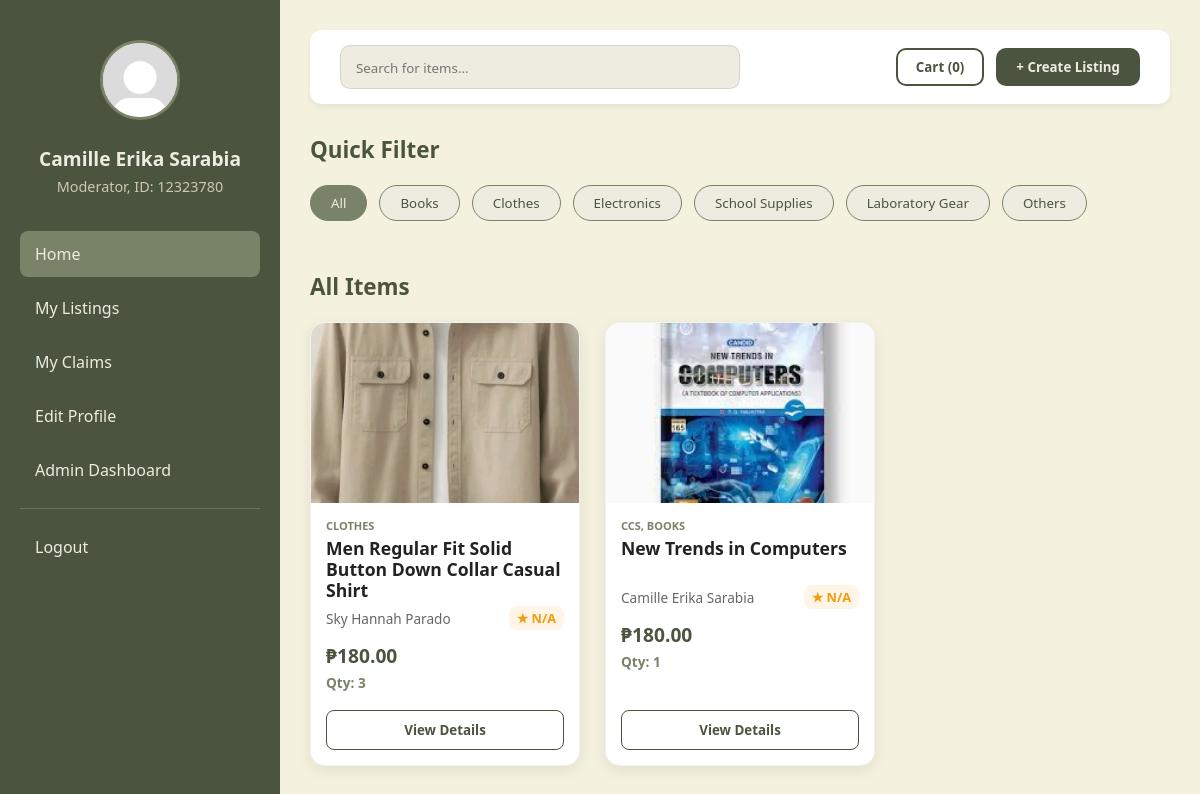
Screenshot of /home.php (signed in) with the database file from the repository.
### tables this page shows
CREATE TABLE `listings` (
  `listing_id` int NOT NULL,
  `seller_id` int NOT NULL,
  `product_name` varchar(150) NOT NULL,
  `description` text NOT NULL,
  `price` decimal(10,2) NOT NULL,
  `quantity` int NOT NULL DEFAULT '1',
  `category1_id` int NOT NULL,
  `category2_id` int DEFAULT NULL,
  `category3_id` int DEFAULT NULL,
  `status` enum('Available','Reserved','Sold') DEFAULT 'Available',
  `is_removed` tinyint(1) DEFAULT '0',
  `created_at` timestamp NULL DEFAULT CURRENT_TIMESTAMP,
  `updated_at` timestamp NULL DEFAULT CURRENT_TIMESTAMP ON UPDATE CURRENT_TIMESTAMP
);

### home.php (the view, shortened to what this page needs)
<?php
require 'db.php';
$dlsu_id_number = $_SESSION["dlsu_id_number"];
$first_name = $_SESSION["first_name"];
$last_name = $_SESSION["last_name"];
$full_name = trim($first_name . " " . $last_name);
$role = $_SESSION["role"];
$profile_pic = "images/" . $_SESSION["profile_picture"];
$admin_role_id = intval($_SESSION["admin_role_id"]);
$listings = [];
$listing_query = "SELECT l.listing_id, c1.category_name AS cat1, c2.category_name AS cat2, c3.category_name AS cat3,
                         l.product_name, CONCAT(u.first_name, ' ', u.last_name) AS full_name, IFNULL(ROUND(AVG(r.rating_value), 1), 0) AS avg_rating,
                         l.price, l.quantity, (SELECT image_path FROM listing_images WHERE listing_id = l.listing_id LIMIT 1) AS image_path
                  FROM listings l
                  LEFT JOIN users u ON u.user_id = l.seller_id
                  LEFT JOIN ratings r ON r.rated_user_id = u.user_id
                  LEFT JOIN categories c1 ON c1.category_id = l.category1_id
                  LEFT JOIN categories c2 ON c2.category_id = l.category2_id
                  LEFT JOIN categories c3 ON c3.category_id = l.category3_id
                  WHERE l.status = 'Available'
                  GROUP BY l.listing_id
                  ORDER BY l.created_at DESC";
$stmt = $conn->prepare($listing_query);
$stmt->execute();
$listing_result = $stmt->get_result();
if ($listing_result->num_rows > 0) {
    while ($listings_row = $listing_result->fetch_assoc()) {
        $listings[] = $listings_row;
    }
}
$cart_query = "SELECT COUNT(*) AS cart_total
               FROM cart
               WHERE buyer_id = ?";
$stmt = $conn->prepare($cart_query);
$stmt->bind_param("i", $user_id);
$stmt->execute();
$cart_result = $stmt->get_result();
if ($cart_result->num_rows > 0) {
    $cart_row = $cart_result->fetch_assoc();
}
?>
<!DOCTYPE html>
<html lang="en">
<head>
    <link rel="stylesheet" href="stylesheets/home.css" />
</head>
<body>
    <form action="home.php" method="post">
        <div class="dashboard-container">
            <aside class="sidebar">
                <div class="user-profile-section">
                    <img src="<?php echo $profile_pic; ?>" alt="Profile" class="nav-logo">
                    <div class="user-info-display">
                        <h2 class="user-name"><?php echo $full_name; ?></h2>
                        <p class="user-id"><?php echo "$role, ID: $dlsu_id_number"; ?></p>
                    </div>
                </div>
                <nav class="nav-menu">
                    <a href="home.php" class="active">Home</a>
                    <a href="mylistings.php">My Listings</a>
                    <a href="myclaims.php">My Claims</a>
                    <a href="editprofile.php">Edit Profile</a>
                    <?php if ($admin_role_id == 1 || $admin_role_id == 2): ?>
                        <a href="#">Admin Dashboard</a>
                    <?php endif; ?>
                    <hr class="nav-divider">
                    <a href="logout.php" class="logout-link">Logout</a>
                </nav>
            </aside>
            <main class="main-content">
                <header class="top-bar">
                    <div class="search-wrapper">
                        <input type="text" placeholder="Search for items...">
                    </div>
                    <div class="header-actions">
                        <button class="cart-btn" name="action" value="viewcart">Cart (<?php echo !empty($cart_row["cart_total"]) ? $cart_row["cart_total"] : 0; ?>)</button>
                        <button class="create-listing-btn" name="action" value="createlisting">+ Create Listing</button>
                    </div>
                </header>
                <section class="content-body">
                    <div class="section-container">
                        <h3 class="section-title">Quick Filter</h3>
                        <div class="category-scroll">
                            <button class="filter-chip active">All</button>
                            <button class="filter-chip">Books</button>
                            <button class="filter-chip">Clothes</button>
                            <button class="filter-chip">Electronics</button>
                            <button class="filter-chip">School Supplies</button>
                            <button class="filter-chip">Laboratory Gear</button>
                            <button class="filter-chip">Others</button>
                        </div>
                    </div>
                    <div class="section-container">
                        <h3 class="section-title">All Items</h3>
                        <div class="product-grid">
                            <?php foreach ($listings as $l): ?>
                                <a href="<?php echo "viewitem.php?listing_id=" . $l["listing_id"] ?>" class="cart-item-link">
                                    <div class="product-card">
                                        <?php if (!empty($l["image_path"])): ?>
                                            <img src="<?php echo $l["image_path"]; ?>" alt="Product Image" class="product-image">
                                        <?php else: ?>
                                            <div class="product-image-placeholder">No Image</div>
                                        <?php endif; ?>
                                        <div class="product-info">
                                            <?php
                                            $categories = [];
                                            if (!empty($l["cat1"])) $categories[] = $l["cat1"];
                                            if (!empty($l["cat2"])) $categories[] = $l["cat2"];
                                            $category_display = implode(', ', $categories);
                                            ?>
                                            <span class="category-tag"><?php echo $category_display; ?></span>
                                            <h4 class="item-name"><?php echo $l["product_name"]; ?></h4>
                                            <div class="seller-row">
                                                <span class="seller-name"><?php echo $l["full_name"]; ?></span>
                                                <?php if ($l["avg_rating"] > 0): ?>
                                                    <span class="seller-rating">★ <?php echo $l["avg_rating"]; ?></span>
                                                <?php else: ?>
                                                    <span class="seller-rating">★ N/A</span>
                                                <?php endif; ?>
                                            </div>
                                            <div class="price-qty-row">
                                                <p class="item-price">₱<?php echo $l["price"]; ?></p>
                                                <span class="item-quantity">Qty: <?php echo $l["quantity"]; ?></span>
                                            </div>
                                            <button class="view-item-btn" name="viewitem" value="<?php echo $l["listing_id"]; ?>">View Details</button>
                                        </div>
                                    </div>
                                </a>
                            <?php endforeach; ?>
                        </div>
                    </div>
                </section>
            </main>
        </div>
    </form>
</body>
</html>

### stylesheets/home.css (style rules this page uses)
* { box-sizing: border-box; margin: 0; padding: 0; font-family: "Segoe UI", Tahoma, Geneva, Verdana, sans-serif; }
body { background-color: #f4f1de; color: #333; }
.dashboard-container { display: flex; min-height: 100vh; }
.sidebar { width: 280px; background-color: #4a543e; color: #eeece0; padding: 40px 20px; position: fixed; height: 100vh; display: flex; flex-direction: column; }
.user-profile-section { text-align: center; margin-bottom: 35px; }
.nav-logo { width: 80px; height: 80px; border-radius: 50%; border: 3px solid #798367; margin-bottom: 15px; object-fit: cover; background-color: #eeece0; }
.user-name { font-size: 1.2rem; margin: 5px 0; color: #eeece0; }
.user-id { font-size: 0.9rem; color: #cec8b0; font-weight: 400; }
.nav-menu a { color: #eeece0; text-decoration: none; padding: 12px 15px; display: block; border-radius: 8px; margin-bottom: 8px; transition: 0.2s; }
.nav-menu a:hover, .nav-menu a.active { background: #798367; }
.nav-divider { border: 0; border-top: 1px solid rgba(238, 236, 224, 0.2); margin: 15px 0; }
.main-content { margin-left: 280px; flex: 1; padding: 30px; }
.top-bar { display: flex; justify-content: space-between; align-items: center; padding: 15px 30px; background: #fff; border-radius: 12px; box-shadow: 0 4px 6px rgba(0, 0, 0, 0.05); margin-bottom: 30px; }
.search-wrapper { background: #eeece0; padding: 10px 15px; border-radius: 10px; width: 50%; border: 1px solid rgba(0, 0, 0, 0.1); }
.search-wrapper input { border: none; background: transparent; width: 100%; outline: none; color: #333; }
.header-actions { display: flex; gap: 12px; }
.cart-btn { background: transparent; border: 2px solid #4a543e; color: #4a543e; padding: 8px 18px; border-radius: 10px; font-weight: 600; cursor: pointer; transition: 0.3s; }
.create-listing-btn { background: #4a543e; color: #eeece0; border: none; padding: 10px 20px; border-radius: 10px; font-weight: 600; cursor: pointer; }
.section-container { margin-bottom: 40px; }
.section-title { font-size: 1.4rem; color: #4a543e; margin-bottom: 20px; font-weight: 700; }
.category-scroll { display: flex; gap: 12px; overflow-x: auto; padding-bottom: 10px; scrollbar-width: none; }
.filter-chip { background-color: #eeece0; border: 1px solid #798367; color: #4a543e; padding: 8px 20px; border-radius: 20px; cursor: pointer; white-space: nowrap; font-weight: 500; transition: 0.2s ease; }
.filter-chip:hover, .filter-chip.active { background-color: #798367; color: #eeece0; }
.product-grid { display: grid; grid-template-columns: repeat(auto-fill, minmax(220px, 1fr)); gap: 25px; }
.cart-item-link { text-decoration: none; color: inherit; display: block; }
.product-card { background: #fff; border-radius: 15px; overflow: hidden; box-shadow: 0 4px 15px rgba(0, 0, 0, 0.08); transition: transform 0.2s ease; border: 1px solid rgba(0, 0, 0, 0.05); display: flex; flex-direction: column; height: 100%; }
.product-image { width: 100%; height: 180px; object-fit: cover; border-radius: 12px 12px 0 0; }
.product-info { padding: 15px; display: flex; flex-direction: column; flex-grow: 1; }
.category-tag { font-size: 11px; color: #798367; text-transform: uppercase; font-weight: 700; }
.item-name { margin: 5px 0; font-size: 1.1rem; color: #222; line-height: 1.2; min-height: 2.4em; }
.seller-row { display: flex; justify-content: space-between; align-items: center; width: 100%; margin-bottom: 12px; }
.seller-name { font-size: 0.85rem; color: #666; font-weight: 500; white-space: nowrap; overflow: hidden; text-overflow: ellipsis; padding-right: 10px; }
.seller-rating { font-size: 0.8rem; font-weight: 700; color: #f39c12; background: rgba(243, 156, 18, 0.1); padding: 3px 8px; border-radius: 8px; white-space: nowrap; }
.price-qty-row { margin-bottom: 15px; }
.item-price { font-size: 1.2rem; font-weight: 700; color: #4a543e; margin-bottom: 4px; }
.item-quantity { display: block; font-size: 0.85rem; color: #798367; font-weight: 600; margin-bottom: 3px; }
.view-item-btn { width: 100%; padding: 10px; background: transparent; border: 1px solid #4a543e; color: #4a543e; border-radius: 8px; font-weight: 600; cursor: pointer; transition: 0.2s; margin-top: auto; }

### rows the page displays
listings: shows a picture, category_display "CLOTHES", product_name "Men Regular Fit Solid Button Down Collar Casual Shirt", full_name "Sky Hannah Parado", price "180.00", quantity "3", $l["listing_id"] 2 (drawn)
listings: shows a picture, category_display "CCS, BOOKS", product_name "New Trends in Computers", full_name "Camille Erika Sarabia", price "180.00", quantity "1"

### other values shown
$full_name "Camille Erika Sarabia"
$role "Moderator"
$dlsu_id_number "12323780"
